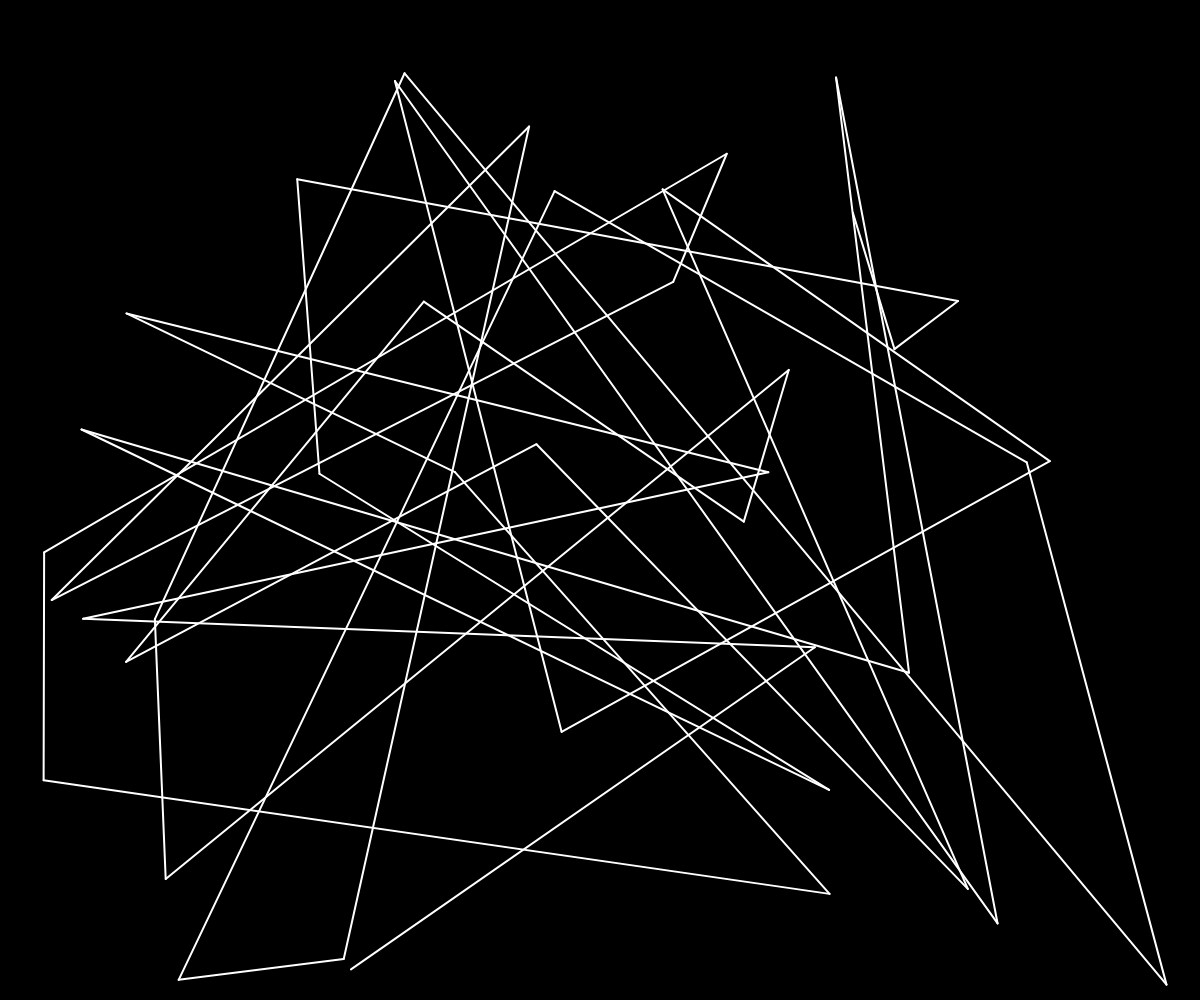
Frame 1 (no input)
Frame 60 (no input): identical to frame 1, image omitted
Frame 120 (the mouse pressed at the canvas centre since frame 60): identical to frame 1, image omitted

The p5.js sketch that drew this single still picture (run headless with seeded random() and noise() and a simulated clock; from frame 60 on, the mouse is pressed at the canvas centre):

// p5.js sketch
// ── sketch.js
/*
Inspired by Frieder Nake's Zufälliger Polygonzug – 13/9/65 Nr. 7 (Random Polygon (1965) and A. Michael Noll's Gaussian-Quadratic (1963)
*/

//declare variables
let startX;
let startY;
let endX;
let endY;

// Tracks the number of lines drawn
let num = 0;

// Total number of lines to be drawn
let total = 40;

function setup() {
  createCanvas(windowWidth, windowHeight);
  background(0);
  stroke(255);
  strokeWeight(2);
  // Initialize the starting and ending point of the first line
  getStartPoint();
  getEndPoint();
}

function draw() {
  
  // Use a while loop to draw lines until the total count is reached
  while (num < total) {  
    // Draw a line from the start point to the end point
    line(startX, startY, endX, endY);
    startX = endX;// Update start point to the previous end point
    startY = endY;
   
    getEndPoint();// Generate a new random end point
    num++; // Increase the counter by 1
    
    console.log("startX:"+ startX);
    console.log("endX:"+ endX);
  }
}

function getStartPoint() {
  // Generate a random starting position within the canvas boundaries
  startX = random(10, width - 10);
  startY = random(10, height - 10);
}

function getEndPoint() {
  // Generate a random ending position within the canvas boundaries
  endX = random(10, width - 10);
  endY = random(10, height - 10);
}
